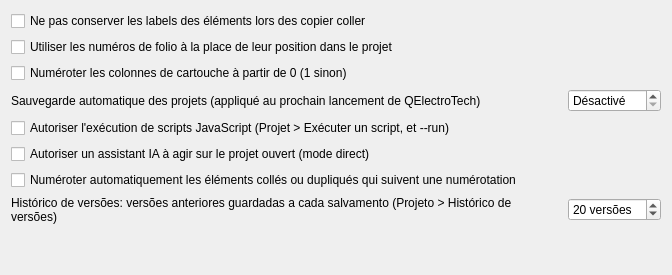
     <widget class="QWidget" name="tab_4">
      <attribute name="title">
       <string>Projets</string>
      </attribute>
      <layout class="QGridLayout" name="gridLayout_2">
       <item row="1" column="0">
        <widget class="QCheckBox" name="m_use_folio_label">
         <property name="text">
          <string>Utiliser les numéros de folio à la place de leur position dans le projet</string>
         </property>
        </widget>
       </item>
       <item row="3" column="0">
        <widget class="QLabel" name="label">
         <property name="text">
          <string>Sauvegarde automatique des projets (appliqué au prochain lancement de QElectroTech)</string>
         </property>
        </widget>
       </item>
       <item row="3" column="2">
        <widget class="QSpinBox" name="m_autosave_sb">
         <property name="frame">
          <bool>true</bool>
         </property>
         <property name="specialValueText">
          <string>Désactivé</string>
         </property>
         <property name="accelerated">
          <bool>true</bool>
         </property>
         <property name="suffix">
          <string comment="minute"> min</string>
         </property>
         <property name="maximum">
          <number>200</number>
         </property>
         <property name="singleStep">
          <number>10</number>
         </property>
        </widget>
       </item>
       <item row="6" column="0">
        <widget class="QCheckBox" name="m_autonumber_pasted">
         <property name="text">
          <string>Numéroter automatiquement les éléments collés ou dupliqués qui suivent une numérotation</string>
         </property>
         <property name="toolTip">
          <string>Un élément collé reçoit le numéro suivant de sa numérotation au lieu du nom de l'élément copié, et la numérotation avance.</string>
         </property>
        </widget>
       </item>
       <item row="0" column="0">
        <widget class="QCheckBox" name="m_save_label_paste">
         <property name="text">
          <string>Ne pas conserver les labels des éléments lors des copier coller</string>
         </property>
        </widget>
       </item>
       <item row="4" column="0">
        <widget class="QCheckBox" name="m_enable_scripting">
         <property name="text">
          <string>Autoriser l'exécution de scripts JavaScript (Projet &gt; Exécuter un script, et --run)</string>
         </property>
         <property name="toolTip">
          <string>Un script s'exécute avec vos droits : il peut lire et modifier le projet ouvert et écrire des fichiers. Désactivé par défaut ; n'exécutez que des scripts dont vous connaissez l'origine.</string>
         </property>
        </widget>
       </item>
       <item row="5" column="0">
        <widget class="QCheckBox" name="m_live_assistant">
         <property name="text">
          <string>Autoriser un assistant IA à agir sur le projet ouvert (mode direct)</string>
         </property>
         <property name="toolTip">
          <string>Un assistant connecté par le serveur MCP peut alors exécuter des scripts sur le projet ouvert, sous vos yeux. Un avertissement est affiché à chaque démarrage tant que ce réglage est activé. Prend effet au prochain démarrage ; le décocher coupe la connexion tout de suite.</string>
         </property>
        </widget>
       </item>
       <item row="7" column="0">
        <widget class="QLabel" name="m_history_label">
         <property name="text">
          <string>Histórico de versões: versões anteriores guardadas a cada salvamento (Projeto &gt; Histórico de versões)</string>
         </property>
         <property name="wordWrap">
          <bool>true</bool>
         </property>
        </widget>
       </item>
       <item row="7" column="2">
        <widget class="QSpinBox" name="m_history_sb">
         <property name="specialValueText">
          <string>Desativado</string>
         </property>
         <property name="suffix">
          <string> versões</string>
         </property>
         <property name="maximum">
          <number>200</number>
         </property>
         <property name="value">
          <number>20</number>
         </property>
        </widget>
       </item>
       <item row="8" column="0">
        <spacer name="verticalSpacer_2">
         <property name="orientation">
          <enum>Qt::Vertical</enum>
         </property>
         <property name="sizeHint" stdset="0">
          <size>
           <width>20</width>
           <height>40</height>
          </size>
         </property>
        </spacer>
       </item>
       <item row="3" column="1">
        <spacer name="horizontalSpacer">
         <property name="orientation">
          <enum>Qt::Horizontal</enum>
         </property>
         <property name="sizeHint" stdset="0">
          <size>
           <width>40</width>
           <height>20</height>
          </size>
         </property>
        </spacer>
       </item>
       <item row="2" column="0">
        <widget class="QCheckBox" name="m_border_0">
         <property name="text">
          <string extracomment="Choix de l'increment de depart 1 ou 0">Numéroter les colonnes de cartouche à partir de 0 (1 sinon)</string>
         </property>
        </widget>
       </item>
      </layout>
     </widget>
